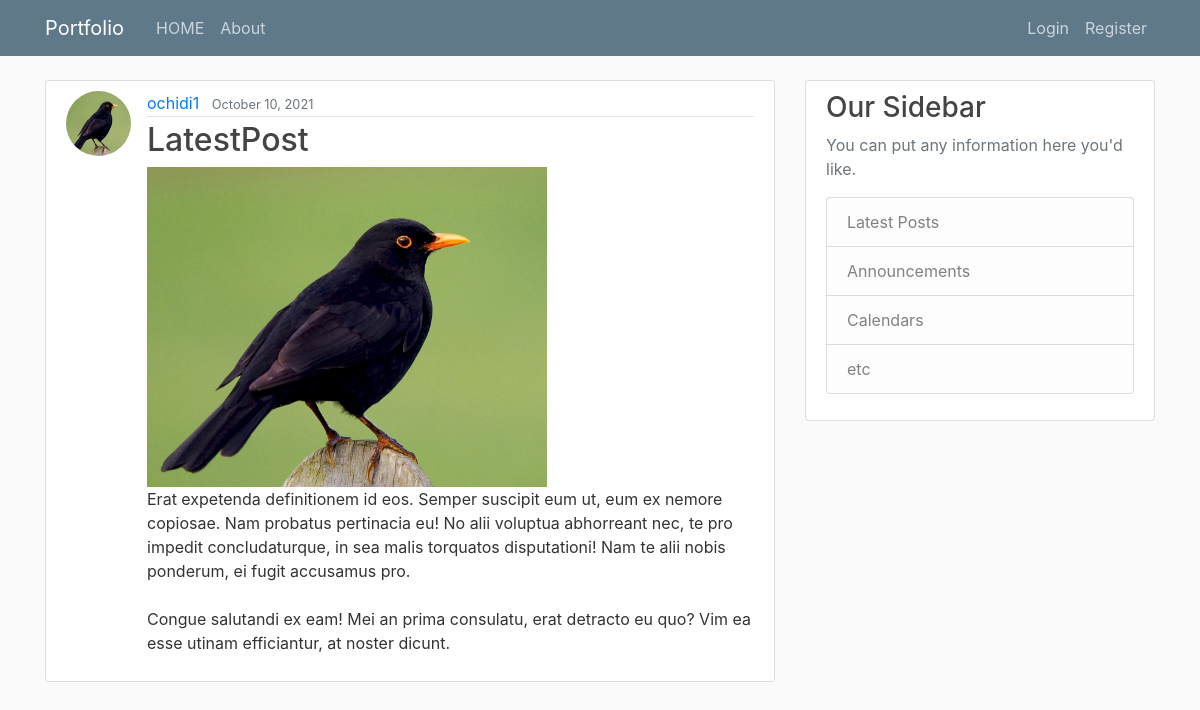
The page /post/30/ on the database its author committed.
### blog/models.py (models this page shows, shortened)
class Post(models.Model):
    title = models.CharField(max_length=100)
    content = models.TextField()
    date_posted = models.DateTimeField(default=timezone.now)
    author = models.ForeignKey(User, on_delete=models.CASCADE)
    post_image = models.ImageField(default='default.jpg' , upload_to ='post_pics')

### users/models.py (models this page shows, shortened)
class Profile(models.Model):
    user = models.OneToOneField(User, on_delete=models.CASCADE)
    image = models.ImageField(default='default.jpg', upload_to='profile_pics')

### blog/views.py (the view)
# urls.py: path('post/<int:pk>/', PostDetailView.as_view(), name='post-detail'),
class PostDetailView(DetailView):
    model = Post

### blog/templates/blog/post_detail.html (shortened to what this page needs)
{% extends "blog/base.html" %}
    {% block content %}
    <article class="media content-section">
      <img class="rounded-circle  article-img" src="{{ object.author.profile.image.url }}">
      <div class="media-body">
        <div class="article-metadata">
          <a class="mr-2" href="#">{{ object.author }}</a>
          <small class="text-muted">{{ post.date_posted|date:"F d, Y" }}</small>
        </div>
        <h2 class="article-title">{{ post.title }}</h2>
      <img src="{{post.post_image.url  }}" height-= 300 width= 400>
        <p class="article-content">{{ post.content }}</p>
      </div>
    </article>
{% endblock content%}

### blog/templates/blog/base.html (shortened to what this page needs)
{% load static %}
<!DOCTYPE html>
<html lang="en">
<head>
    <link rel="stylesheet" href="https://maxcdn.bootstrapcdn.com/bootstrap/4.0.0/css/bootstrap.min.css">
    <link rel="stylesheet" type="text/css" href="{% static 'blog/main.css' %}">
</head>
<body>
<header class="site-header">
  <nav class="navbar navbar-expand-md navbar-dark bg-steel fixed-top">
    <div class="container">
      <a class="navbar-brand mr-4" href="{% url 'blog-home' %}">Portfolio</a>
      <div class="collapse navbar-collapse" id="navbarToggle">
        <div class="navbar-nav mr-auto">
          <a class="nav-item nav-link" href="{% url 'blog-home' %}">HOME</a>
          <a class="nav-item nav-link" href="{% url 'blog-about' %}">About</a>
        </div>
        <div class="navbar-nav">
            {% if user.is_authenticated %}
                 <a class="nav-item nav-link" href="{% url 'post-create' %}">New Post</a>
                 <a class="nav-item nav-link" href="{% url 'profile' %}">Profile</a>
                 <a class="nav-item nav-link" href="{% url 'logout' %}">Logout</a>
            {% else %}
                <a class="nav-item nav-link" href="{% url 'login' %}">Login</a>
                <a class="nav-item nav-link" href="{% url 'register' %}">Register</a>
            {% endif %}
        </div>
      </div>
    </div>
  </nav>
</header>
<main role="main" class="container">
  <div class="row">
    <div class="col-md-8">
      {% block content %}{% endblock %}
    </div>
    <div class="col-md-4">
      <div class="content-section">
        <h3>Our Sidebar</h3>
        <p class='text-muted'>You can put any information here you'd like.
          <ul class="list-group">
            <li class="list-group-item list-group-item-light">Latest Posts</li>
            <li class="list-group-item list-group-item-light">Announcements</li>
            <li class="list-group-item list-group-item-light">Calendars</li>
            <li class="list-group-item list-group-item-light">etc</li>
          </ul>
        </p>
      </div>
    </div>
  </div>
</main>
</body>
</html>

### blog/static/blog/main.css (style rules this page uses)
body { background: #fafafa; color: #333333; margin-top: 5rem; }
h1, h2, h3, h4, h5, h6 { color: #444444; }
ul { margin: 0; }
.bg-steel { background-color: #5f788a; }
.site-header .navbar-nav .nav-link { color: #cbd5db; }
.content-section { background: #ffffff; padding: 10px 20px; border: 1px solid #dddddd; border-radius: 3px; margin-bottom: 20px; }
.article-title { color: #444444; }
.article-content { white-space: pre-line; }
.article-img { height: 65px; width: 65px; margin-right: 16px; }
.article-metadata { padding-bottom: 1px; margin-bottom: 4px; border-bottom: 1px solid #e3e3e3 }

### rows shown on the page
Post: author.profile.image (picture), author "ochidi1", date_posted "October 10, 2021", title "LatestPost", post_image (picture), content "Erat expetenda definitionem id eos. Semper suscipit eum ut, eum ex nemore copiosae. Nam probatus pertinacia eu! No alii voluptua abhorreant nec, te pro impedit concludaturque, in sea malis torquatos disputationi! Nam te alii nobis ponderum, ei fugit accusamus pro. Congue salutandi ex eam! Mei an prima consulatu, erat detracto eu quo? Vim ea esse utinam efficiantur, at noster dicunt."
